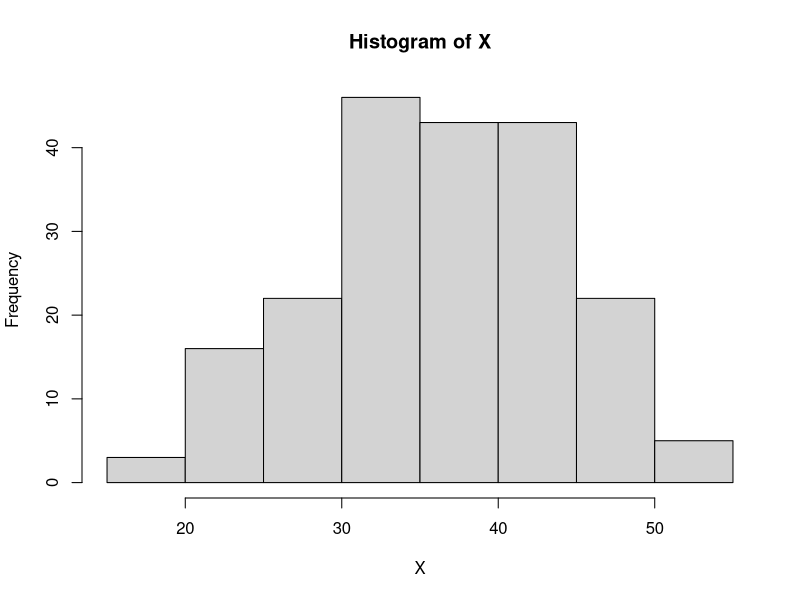

This chart was generated by the following R code:
# Kolokwium 2023-2024:

can_reject <- function(pvalue, alpha) {
  if(pvalue <= alpha) {
    message("Odrzucamy H0, ponieważ ", pvalue, " ≤ ", alpha)
  } else {
    message("Nie ma podstaw do odrzucenia H0, ponieważ ", 
            pvalue, " > ", alpha)
  }
}

# zadanie 1 ---------------------------------------------------------------

set.seed(123)
N <- 25
lambda <- 6

X <- rexp(N, lambda)

# a)

library(MASS)
(fit <- fitdistr(X, "exponential"))

#     rate  
#  6.807561 
# (1.361512)

# b)

(qexp(0.9, fit$estimate))

# 0.3382394

# zadanie 2 ---------------------------------------------------------------

library(MASS)
data("crabs")

X <- crabs$CW

# a)

summary(X)

(mean(X))          # 36.41
(var(X))           # 61.96768
(median(X))        # 36.8
(quantile(X, 0.8)) # 43.44

# b)

hist_data <- hist(X, freq = TRUE)
(mid_point <- hist_data$mids)

# Środki przedziałów klasowych: 17.5 22.5 27.5 32.5 37.5 42.5 47.5 52.5

(heights3 <- hist_data$counts[1:3])

# Wysokości pierwszych trzech słupków: 3 16 22

# c)

# H0: szerokość pancerza krabów ma rozkład normalny.
# H1: ~H0

(test_result <- shapiro.test(X))
pvalue <- test_result$p.value
can_reject(pvalue, 0.05)

# Wartość statystyki testowej: W = 0.99106
# Wartość p-value: p-value = 0.2542

# Nie ma podstaw do odrzucenia H0, ponieważ 0.2542 > 0.05.
# Szerokość pancerza może zatem mieć rozkład normalny.

# d)

# Zakładamy, że zmienna X ma rozkład normalny o nieznanych parametrach.
# Do skonstruowania przedziału ufności dla odchylenia standradowego skorzystamy 
# ze wzoru z karty wzorów:

n <- length(X)
s <- sd(X)
alpha <- 0.05

chi_left <- qchisq(1 - alpha/2, n - 1)
chi_right <- qchisq(alpha/2, n - 1)

(conf_int <- (n - 1) * s / sqrt(c(chi_left, chi_right)))

# Przedział ufności: 101.1269 123.1434


# zadanie 3 ---------------------------------------------------------------

# Niech X będzie zmienną losową o rozkładzie dwupunktowym.
# X = 1 oznacza, że losowo wybrana osoba oglądała obrady.
# X = 0 oznacza, że losowo wybrana osoba nie oglądała obrad.

# a)

# p - prawdopodobieństwo, że losowo wybrana osoba oglądała obrady.

n <- 500
x <- 24
p <- 0.04
alpha <- 0.05

# H0: p = 0.04
# H1: p > 0.04

# Spełnione są założenia Modelu IV, zatem korzystamy z funkcji prop.test():

(all(c(x, n - x) > 5))
(test_result <- prop.test(x, n, p = p, 
                          alternative = "greater", 
                          conf.level = 1 - alpha))
pvalue <- test_result$p.value
can_reject(pvalue, alpha)

# Wartość statystyki testowej: X-squared = 0.63802
# Wartość p-value: p-value = 0.2122

# Nie ma podstaw do odrzucenia H0, ponieważ 0.2122 > 0.05
# Transmisja obrad może mieć zatem oglądalność przekraczającą 4%.

# b)

alpha = 0.01
(binom.test(x, n, conf.level = 1 - alpha)$conf.int)

# Przedział ufności: 0.02677391 0.07823701

# zadanie 4 ---------------------------------------------------------------

# H0: badana próba losowa pochodzi z rozkładu Poissona z parametrem λ = 2.
# H1: ~H0

lambda <- 2

days <- c(22, 30, 22, 16, 10)
p <- c(dpois(0:3, lambda = lambda), 
       ppois(3, lambda = lambda, lower.tail = FALSE))

# Sprawdzamy, czy spełnione są założenia dla testu χ^2-Pearsona:

(all(sum(days) * p >= 10))

# Przeprowadzamy test χ^2-Pearsona przy pomocy funkcji chisq.test():

(test_result <- chisq.test(x = days, p = p))
pvalue = test_result$p.value

# Wartość statystyki testowej: X-squared = 8.0813
# Wartość p-value: p-value = 0.08864

can_reject(pvalue, 0.05)

# Nie ma podstaw do odrzucenia H0, ponieważ 0.08864 > 0.01.
# Zatem badana próba losowa może pochodzić z rozważanego rozkładu.

# zadanie 5 ---------------------------------------------------------------

library(MASS)
data("anorexia")

# Niech X oznacza wagę przed kurację, a Y wagę po kuracji. Dane mamy połączone
# w pary (X, Y), a pary są wzajemnie niezależne.

# Z treści zadania wiemy, że łączny rozkład (X, Y ) to rozkład normalny
# (nie znamy jego parametrów), co pociąga za sobą, że rozkład X − Y też jest
# rozkładem normalnym (o nieznanych parametrach).

# Pobieramy odpowiednie dane ze zbioru anorexia:

X <- anorexia$Prewt[anorexia$Treat == "CBT"]
Y <- anorexia$Postwt[anorexia$Treat == "CBT"]

# a)

alpha <- 0.05

# H0: μX = μY
# H1: μX < μY

# Spełnione są założenia Modelu III z karty wzorów, zatem możemy wykorzystać
# paired t-test:

(test_result <- t.test(X, Y, 
                       alternative = "less", 
                       paired = TRUE, 
                       conf.level = 1 - alpha))
pvalue <- test_result$p.value
can_reject(pvalue, alpha)

# Wartość statystyki testowej: t = -2.2156
# Wartość p-value: p-value = 0.01751

# Odrzucamy H0, ponieważ 0.01751 ≤ 0.05.
# Nie można zatem twierdzić, że średnia waga pacjentek poddanych terapii uległa
# zwiększeniu.

# b)

# Do wyznaczenia prawdopodobieństwa popełnienia błędu II rodzaju wykorzystamy
# power.t.test():

# Zakładamy, że μy - μX = 3 funty.

delta <- 3
(test_result <- power.t.test(n = length(X), 
                            delta = delta,
                            sd = sd(Y - X),
                            sig.level = alpha,
                            type = "paired",
                            alternative = "one.sided"))
power <- test_result$power
(result <- 1 - power)

# Prawdopodobieństwo to wynosi: 0.3044165